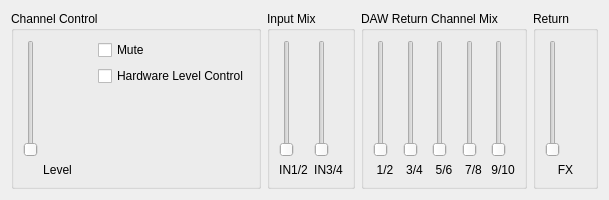
       <widget class="QWidget" name="tab" >
        <attribute name="title" >
         <string>Out3/4</string>
        </attribute>
        <layout class="QGridLayout" >
         <item row="0" column="0" >
          <layout class="QHBoxLayout" >
           <item>
            <widget class="QGroupBox" name="groupOut34_1" >
             <property name="sizePolicy" >
              <sizepolicy vsizetype="Preferred" hsizetype="Preferred" >
               <horstretch>0</horstretch>
               <verstretch>0</verstretch>
              </sizepolicy>
             </property>
             <property name="minimumSize" >
              <size>
               <width>250</width>
               <height>0</height>
              </size>
             </property>
             <property name="title" >
              <string>Channel Control</string>
             </property>
             <layout class="QGridLayout" >
              <item rowspan="2" row="0" column="0" >
               <layout class="QVBoxLayout" >
                <item>
                 <widget class="QSlider" name="sldOut34Level" >
                  <property name="minimum" >
                   <number>0</number>
                  </property>
                  <property name="maximum" >
                   <number>127</number>
                  </property>
                  <property name="singleStep" >
                   <number>1</number>
                  </property>
                  <property name="pageStep" >
                   <number>16</number>
                  </property>
                  <property name="orientation" >
                   <enum>Qt::Vertical</enum>
                  </property>
                  <property name="tickInterval" >
                   <number>32</number>
                  </property>
                 </widget>
                </item>
                <item>
                 <widget class="QLabel" name="txtOut34Lvl" >
                  <property name="text" >
                   <string>Level</string>
                  </property>
                  <property name="alignment" >
                   <set>Qt::AlignCenter</set>
                  </property>
                  <property name="wordWrap" >
                   <bool>false</bool>
                  </property>
                 </widget>
                </item>
               </layout>
              </item>
              <item row="1" column="1" >
               <spacer>
                <property name="orientation" >
                 <enum>Qt::Vertical</enum>
                </property>
                <property name="sizeType" >
                 <enum>QSizePolicy::Expanding</enum>
                </property>
                <property name="sizeHint" >
                 <size>
                  <width>31</width>
                  <height>91</height>
                 </size>
                </property>
               </spacer>
              </item>
              <item row="0" column="1" >
               <layout class="QVBoxLayout" >
                <item>
                 <widget class="QCheckBox" name="chkOut34Mute" >
                  <property name="text" >
                   <string>Mute</string>
                  </property>
                 </widget>
                </item>
                <item>
                 <widget class="QCheckBox" name="chkOut34HwCtrl" >
                  <property name="text" >
                   <string>Hardware Level Control</string>
                  </property>
                 </widget>
                </item>
               </layout>
              </item>
             </layout>
            </widget>
           </item>
           <item>
            <widget class="QGroupBox" name="groupOut34_2" >
             <property name="title" >
              <string>Input Mix</string>
             </property>
             <layout class="QGridLayout" >
              <item row="0" column="0" >
               <layout class="QVBoxLayout" >
                <item>
                 <widget class="QSlider" name="sldIN12Out34" >
                  <property name="minimum" >
                   <number>0</number>
                  </property>
                  <property name="maximum" >
                   <number>32767</number>
                  </property>
                  <property name="singleStep" >
                   <number>10000</number>
                  </property>
                  <property name="pageStep" >
                   <number>1000</number>
                  </property>
                  <property name="orientation" >
                   <enum>Qt::Vertical</enum>
                  </property>
                  <property name="tickInterval" >
                   <number>10000</number>
                  </property>
                 </widget>
                </item>
                <item>
                 <widget class="QLabel" name="txtOut34In12" >
                  <property name="text" >
                   <string>IN1/2</string>
                  </property>
                  <property name="alignment" >
                   <set>Qt::AlignCenter</set>
                  </property>
                  <property name="wordWrap" >
                   <bool>false</bool>
                  </property>
                 </widget>
                </item>
               </layout>
              </item>
              <item row="0" column="1" >
               <layout class="QVBoxLayout" >
                <item>
                 <widget class="QSlider" name="sldIN34Out34" >
                  <property name="minimum" >
                   <number>0</number>
                  </property>
                  <property name="maximum" >
                   <number>32767</number>
                  </property>
                  <property name="singleStep" >
                   <number>10000</number>
                  </property>
                  <property name="pageStep" >
                   <number>1000</number>
                  </property>
                  <property name="orientation" >
                   <enum>Qt::Vertical</enum>
                  </property>
                  <property name="tickInterval" >
                   <number>10000</number>
                  </property>
                 </widget>
                </item>
                <item>
                 <widget class="QLabel" name="txtOut34In34" >
                  <property name="text" >
                   <string>IN3/4</string>
                  </property>
                  <property name="alignment" >
                   <set>Qt::AlignCenter</set>
                  </property>
                  <property name="wordWrap" >
                   <bool>false</bool>
                  </property>
                 </widget>
                </item>
               </layout>
              </item>
             </layout>
            </widget>
           </item>
           <item>
            <widget class="QGroupBox" name="groupOut34_3" >
             <property name="title" >
              <string>DAW Return Channel Mix</string>
             </property>
             <layout class="QGridLayout" >
              <item row="0" column="0" >
               <layout class="QVBoxLayout" >
                <item>
                 <widget class="QSlider" name="sldPC12Out34" >
                  <property name="minimum" >
                   <number>0</number>
                  </property>
                  <property name="maximum" >
                   <number>32767</number>
                  </property>
                  <property name="singleStep" >
                   <number>10000</number>
                  </property>
                  <property name="pageStep" >
                   <number>1000</number>
                  </property>
                  <property name="orientation" >
                   <enum>Qt::Vertical</enum>
                  </property>
                  <property name="tickInterval" >
                   <number>10000</number>
                  </property>
                 </widget>
                </item>
                <item>
                 <widget class="QLabel" name="txtOut34PC12" >
                  <property name="text" >
                   <string>1/2</string>
                  </property>
                  <property name="alignment" >
                   <set>Qt::AlignCenter</set>
                  </property>
                  <property name="wordWrap" >
                   <bool>false</bool>
                  </property>
                 </widget>
                </item>
               </layout>
              </item>
              <item row="0" column="1" >
               <layout class="QVBoxLayout" >
                <item>
                 <widget class="QSlider" name="sldPC34Out34" >
                  <property name="minimum" >
                   <number>0</number>
                  </property>
                  <property name="maximum" >
                   <number>32767</number>
                  </property>
                  <property name="singleStep" >
                   <number>10000</number>
                  </property>
                  <property name="pageStep" >
                   <number>1000</number>
                  </property>
                  <property name="orientation" >
                   <enum>Qt::Vertical</enum>
                  </property>
                  <property name="tickInterval" >
                   <number>10000</number>
                  </property>
                 </widget>
                </item>
                <item>
                 <widget class="QLabel" name="txtOut34PC34" >
                  <property name="text" >
                   <string>3/4</string>
                  </property>
                  <property name="alignment" >
                   <set>Qt::AlignCenter</set>
                  </property>
                  <property name="wordWrap" >
                   <bool>false</bool>
                  </property>
                 </widget>
                </item>
               </layout>
              </item>
              <item row="0" column="2" >
               <layout class="QVBoxLayout" >
                <item>
                 <widget class="QSlider" name="sldPC56Out34" >
                  <property name="minimum" >
                   <number>0</number>
                  </property>
                  <property name="maximum" >
                   <number>32767</number>
                  </property>
                  <property name="singleStep" >
                   <number>10000</number>
                  </property>
                  <property name="pageStep" >
                   <number>1000</number>
                  </property>
                  <property name="orientation" >
                   <enum>Qt::Vertical</enum>
                  </property>
                  <property name="tickInterval" >
                   <number>10000</number>
                  </property>
                 </widget>
                </item>
                <item>
                 <widget class="QLabel" name="txtOut34PC56" >
                  <property name="text" >
                   <string>5/6</string>
                  </property>
                  <property name="alignment" >
                   <set>Qt::AlignCenter</set>
                  </property>
                  <property name="wordWrap" >
                   <bool>false</bool>
                  </property>
                 </widget>
                </item>
               </layout>
              </item>
              <item row="0" column="3" >
               <layout class="QVBoxLayout" >
                <item>
                 <widget class="QSlider" name="sldPC78Out34" >
                  <property name="minimum" >
                   <number>0</number>
                  </property>
                  <property name="maximum" >
                   <number>32767</number>
                  </property>
                  <property name="singleStep" >
                   <number>10000</number>
                  </property>
                  <property name="pageStep" >
                   <number>1000</number>
                  </property>
                  <property name="orientation" >
                   <enum>Qt::Vertical</enum>
                  </property>
                  <property name="tickInterval" >
                   <number>10000</number>
                  </property>
                 </widget>
                </item>
                <item>
                 <widget class="QLabel" name="txtOut34PC78" >
                  <property name="text" >
                   <string>7/8</string>
                  </property>
                  <property name="alignment" >
                   <set>Qt::AlignCenter</set>
                  </property>
                  <property name="wordWrap" >
                   <bool>false</bool>
                  </property>
                 </widget>
                </item>
               </layout>
              </item>
              <item row="0" column="4" >
               <layout class="QVBoxLayout" >
                <item>
                 <widget class="QSlider" name="sldPC910Out34" >
                  <property name="minimum" >
                   <number>0</number>
                  </property>
                  <property name="maximum" >
                   <number>32767</number>
                  </property>
                  <property name="singleStep" >
                   <number>10000</number>
                  </property>
                  <property name="pageStep" >
                   <number>1000</number>
                  </property>
                  <property name="orientation" >
                   <enum>Qt::Vertical</enum>
                  </property>
                  <property name="tickInterval" >
                   <number>10000</number>
                  </property>
                 </widget>
                </item>
                <item>
                 <widget class="QLabel" name="txtOut34PC910" >
                  <property name="text" >
                   <string>9/10</string>
                  </property>
                  <property name="alignment" >
                   <set>Qt::AlignCenter</set>
                  </property>
                  <property name="wordWrap" >
                   <bool>false</bool>
                  </property>
                 </widget>
                </item>
               </layout>
              </item>
             </layout>
            </widget>
           </item>
           <item>
            <widget class="QGroupBox" name="groupOut12_4_2" >
             <property name="title" >
              <string>Return</string>
             </property>
             <layout class="QGridLayout" >
              <item row="0" column="0" >
               <layout class="QVBoxLayout" >
                <item>
                 <widget class="QSlider" name="sldFXOut34" >
                  <property name="minimum" >
                   <number>0</number>
                  </property>
                  <property name="maximum" >
                   <number>32767</number>
                  </property>
                  <property name="singleStep" >
                   <number>10000</number>
                  </property>
                  <property name="pageStep" >
                   <number>1000</number>
                  </property>
                  <property name="orientation" >
                   <enum>Qt::Vertical</enum>
                  </property>
                  <property name="tickInterval" >
                   <number>10000</number>
                  </property>
                 </widget>
                </item>
                <item>
                 <widget class="QLabel" name="txtOut12In12_2_2" >
                  <property name="text" >
                   <string>FX</string>
                  </property>
                  <property name="alignment" >
                   <set>Qt::AlignCenter</set>
                  </property>
                  <property name="wordWrap" >
                   <bool>false</bool>
                  </property>
                 </widget>
                </item>
               </layout>
              </item>
             </layout>
            </widget>
           </item>
          </layout>
         </item>
        </layout>
       </widget>
